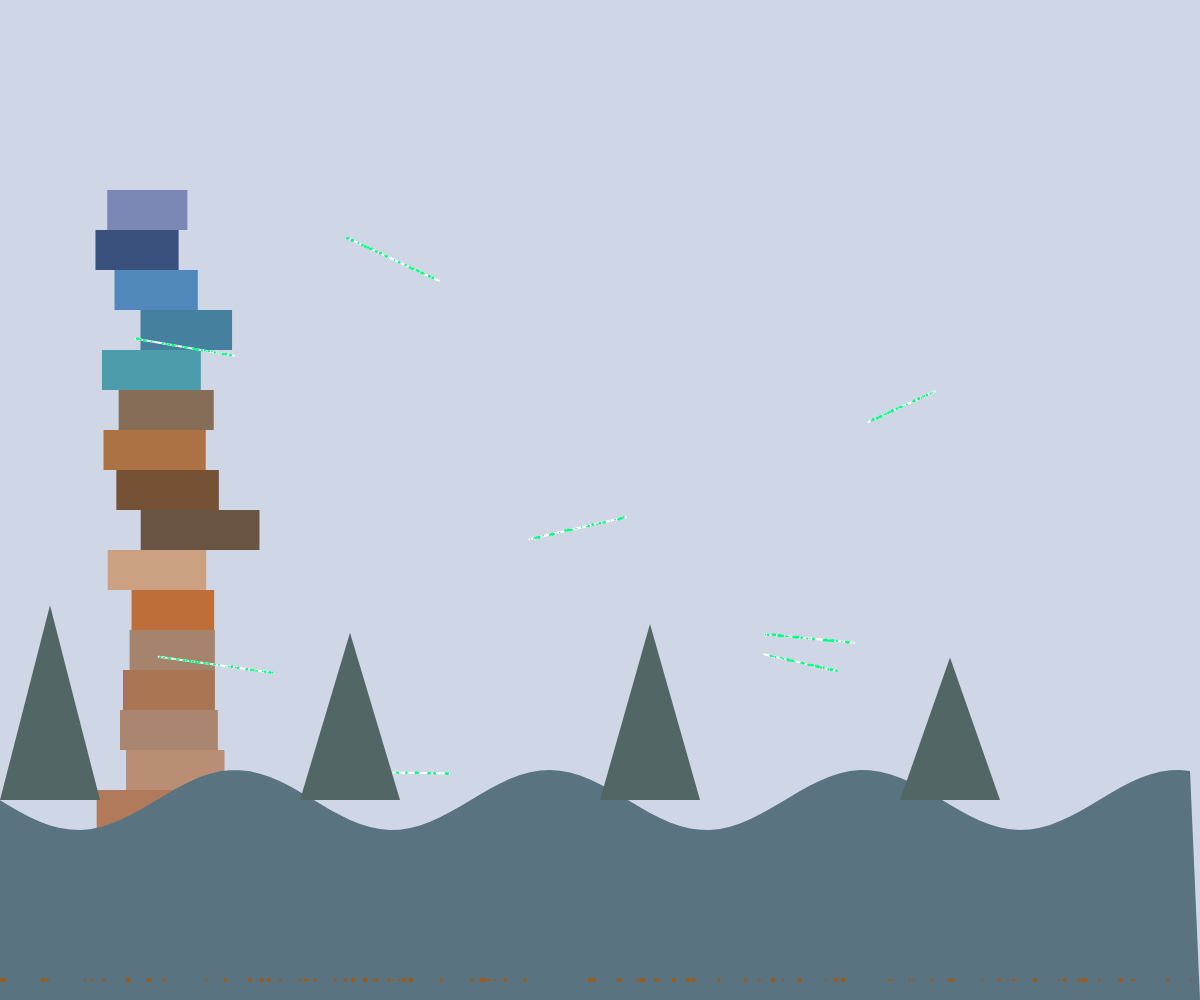
Frame 1 (no input)
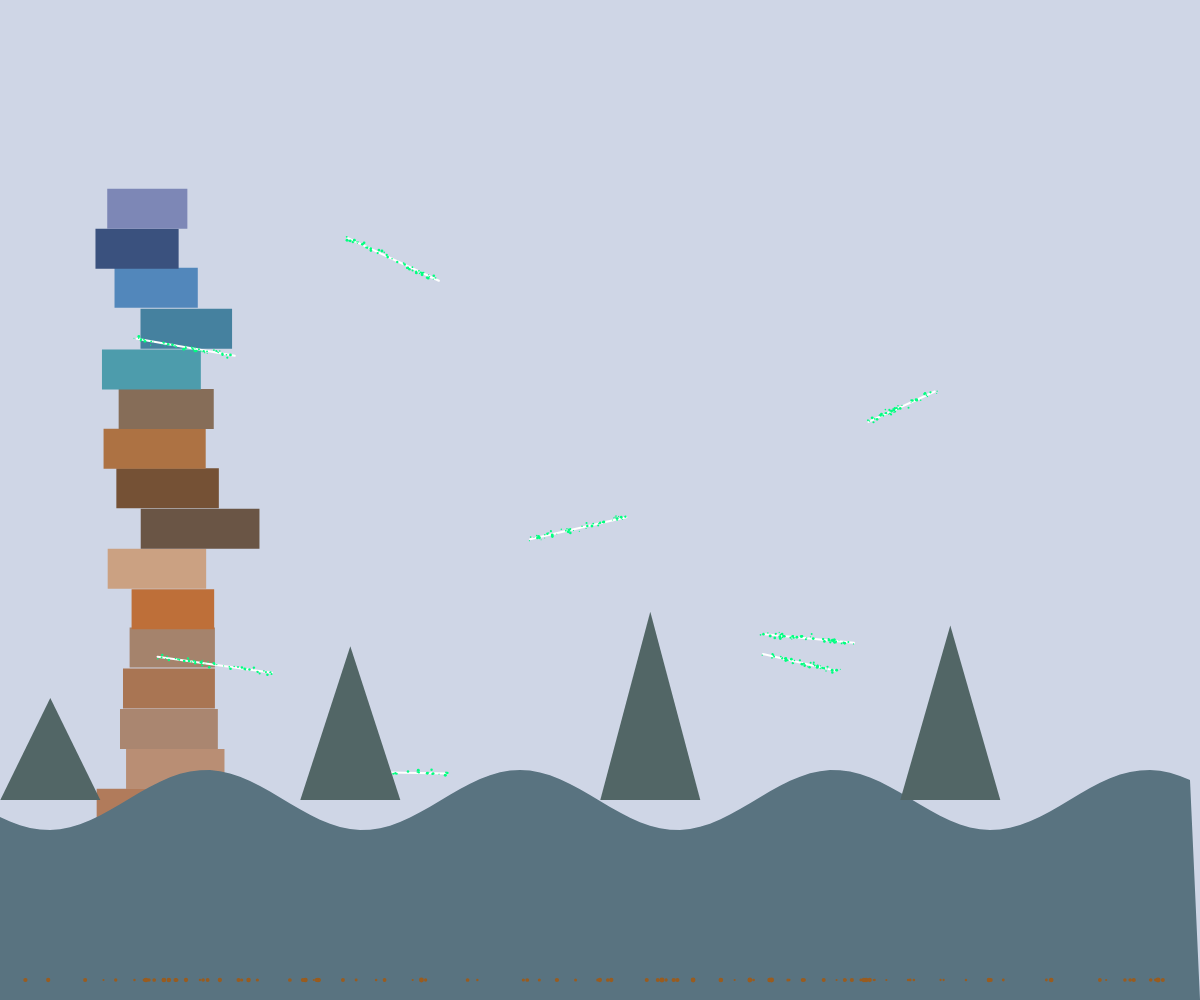
Frame 60 (no input)
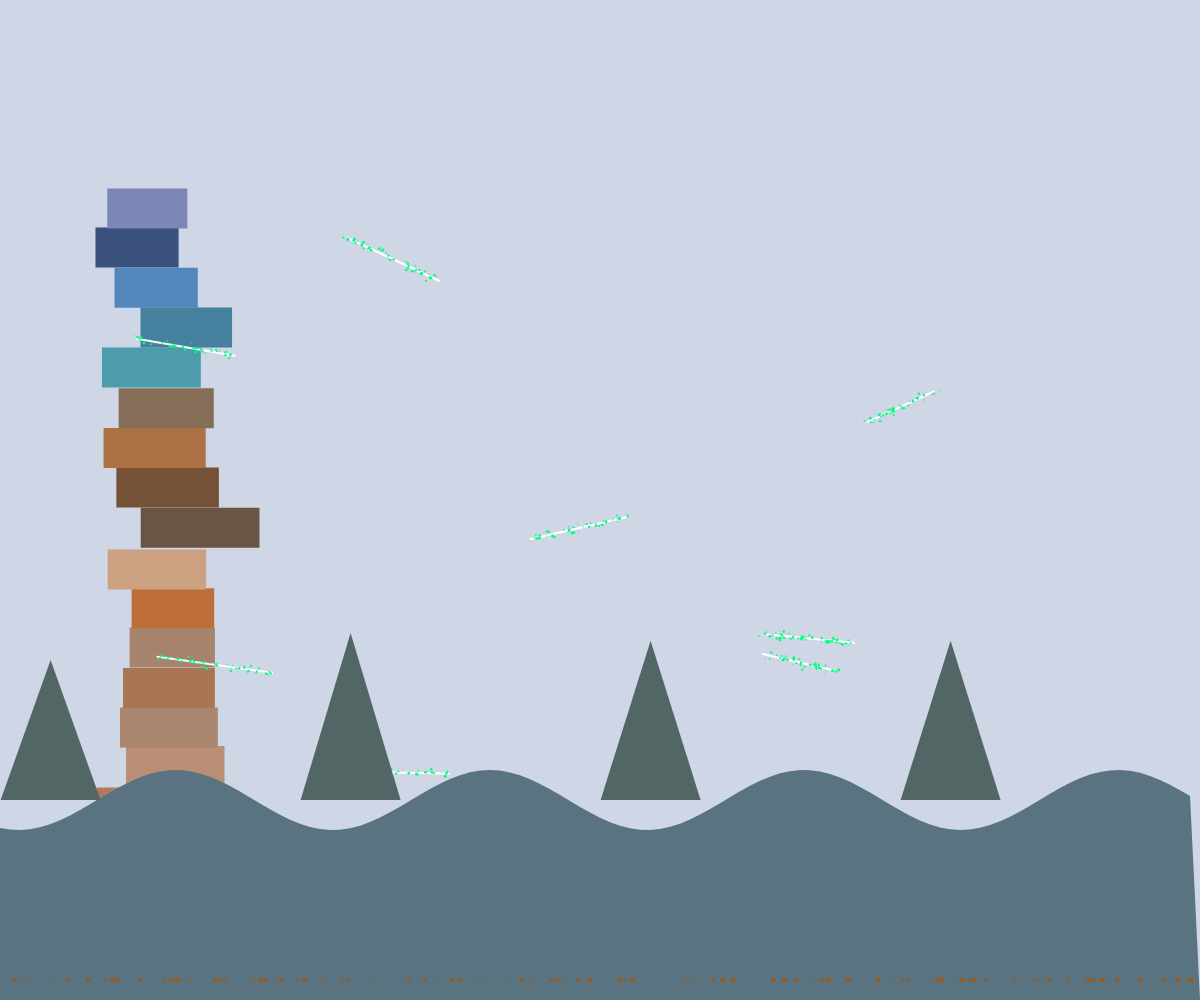
Frame 120 (the mouse pressed at the canvas centre since frame 60)

The p5.js sketch that drew these frames (run headless with seeded random() and noise() and a simulated clock; from frame 60 on, the mouse is pressed at the canvas centre):

// p5.js sketch
// ── sketch.js
let layers = [];
let faultLines = [];
let time = 0;
let upliftSpeed = 0.02;
let stressIntensity = 0;

class RockLayer {
  constructor(x, y, width, height, color) {
    this.x = x;
    this.y = y;
    this.width = width;
    this.height = height;
    this.color = color;
    this.originalY = y;
    this.slipAmount = 0;
    this.slipDirection = random() > 0.5 ? 1 : -1;
  }

  update() {
    // Apply slow uplift
    this.y -= upliftSpeed;
    
    // Apply tectonic stress (random slippage)
    if (random() < 0.02) {
      this.slipAmount = random(-3, 3);
    }
    
    // Gradually return to normal position
    this.slipAmount *= 0.95;
  }

  display() {
    push();
    translate(0, this.slipAmount);
    fill(this.color);
    noStroke();
    rect(this.x, this.y, this.width, this.height);
    pop();
  }
}

class FaultLine {
  constructor(x1, y1, x2, y2) {
    this.x1 = x1;
    this.y1 = y1;
    this.x2 = x2;
    this.y2 = y2;
    this.gougeParticles = [];
    this.generateGouge();
  }

  generateGouge() {
    // Create fault gouge particles
    for (let i = 0; i < 50; i++) {
      let t = random();
      let x = lerp(this.x1, this.x2, t);
      let y = lerp(this.y1, this.y2, t);
      this.gougeParticles.push({
        x: x,
        y: y,
        size: random(1, 3),
        opacity: random(50, 150)
      });
    }
  }

  update() {
    // Random movement of gouge particles
    for (let particle of this.gougeParticles) {
      particle.x += random(-0.5, 0.5);
      particle.y += random(-0.3, 0.3);
    }
    
    // Occasionally shift the fault line
    if (random() < 0.01) {
      let shift = random(-2, 2);
      this.x1 += shift;
      this.x2 += shift;
    }
  }

  display() {
    stroke(100);
    strokeWeight(2);
    line(this.x1, this.y1, this.x2, this.y2);
    
    // Draw fault gouge
    noStroke();
    for (let particle of this.gougeParticles) {
      fill(150, 150, 150, particle.opacity);
      ellipse(particle.x, particle.y, particle.size);
    }
  }
}

function setup() {
  createCanvas(windowWidth, windowHeight);
  colorMode(HSB, 360, 100, 100, 1);
  
  // Create rock layers
  let layerHeight = 40;
  let totalLayers = 20;
  
  for (let i = 0; i < totalLayers; i++) {
    let y = height - (i * layerHeight) - 50;
    let width = random(80, 120);
    let x = random(width, width + 50);
    
    // Create different rock types
    let hue = map(i, 0, totalLayers, 20, 30); // Warm colors for sedimentary
    if (i > totalLayers * 0.7) {
      hue = map(i, totalLayers * 0.7, totalLayers, 180, 240); // Cool colors for metamorphic
    }
    
    let saturation = random(30, 70);
    let brightness = random(40, 80);
    let colorValue = color(hue, saturation, brightness);
    
    layers.push(new RockLayer(x, y, width, layerHeight, colorValue));
  }
  
  // Create fault lines
  for (let i = 0; i < 8; i++) {
    let x1 = random(100, width - 100);
    let y1 = random(200, height - 150);
    let x2 = x1 + random(50, 150);
    let y2 = y1 + random(-50, 50);
    
    faultLines.push(new FaultLine(x1, y1, x2, y2));
  }
}

function draw() {
  background(220, 10, 90);
  
  time += 0.01;
  
  // Apply stress
  stressIntensity = sin(time * 0.5) * 0.3 + 0.7;
  
  // Update and display layers
  for (let layer of layers) {
    layer.update();
    layer.display();
  }
  
  // Update and display fault lines
  for (let fault of faultLines) {
    fault.update();
    fault.display();
  }
  
  // Draw mountain peaks
  fill(200, 30, 50);
  noStroke();
  beginShape();
  for (let i = 0; i < width; i += 10) {
    let y = height - 200 + sin(i * 0.02 + time) * 30;
    vertex(i, y);
  }
  vertex(width, height);
  vertex(0, height);
  endShape(CLOSE);
  
  // Draw some distant mountains
  fill(180, 20, 40);
  for (let i = 0; i < 5; i++) {
    let x = i * 300 + time * 0.5;
    let h = random(100, 200);
    triangle(x, height - 200, x + 50, height - 200 - h, x + 100, height - 200);
  }
  
  // Draw some vegetation
  fill(30, 80, 60);
  for (let i = 0; i < 100; i++) {
    let x = random(width);
    let y = height - 20;
    ellipse(x, y, random(2, 5));
  }
}

function windowResized() {
  resizeCanvas(windowWidth, windowHeight);
}
